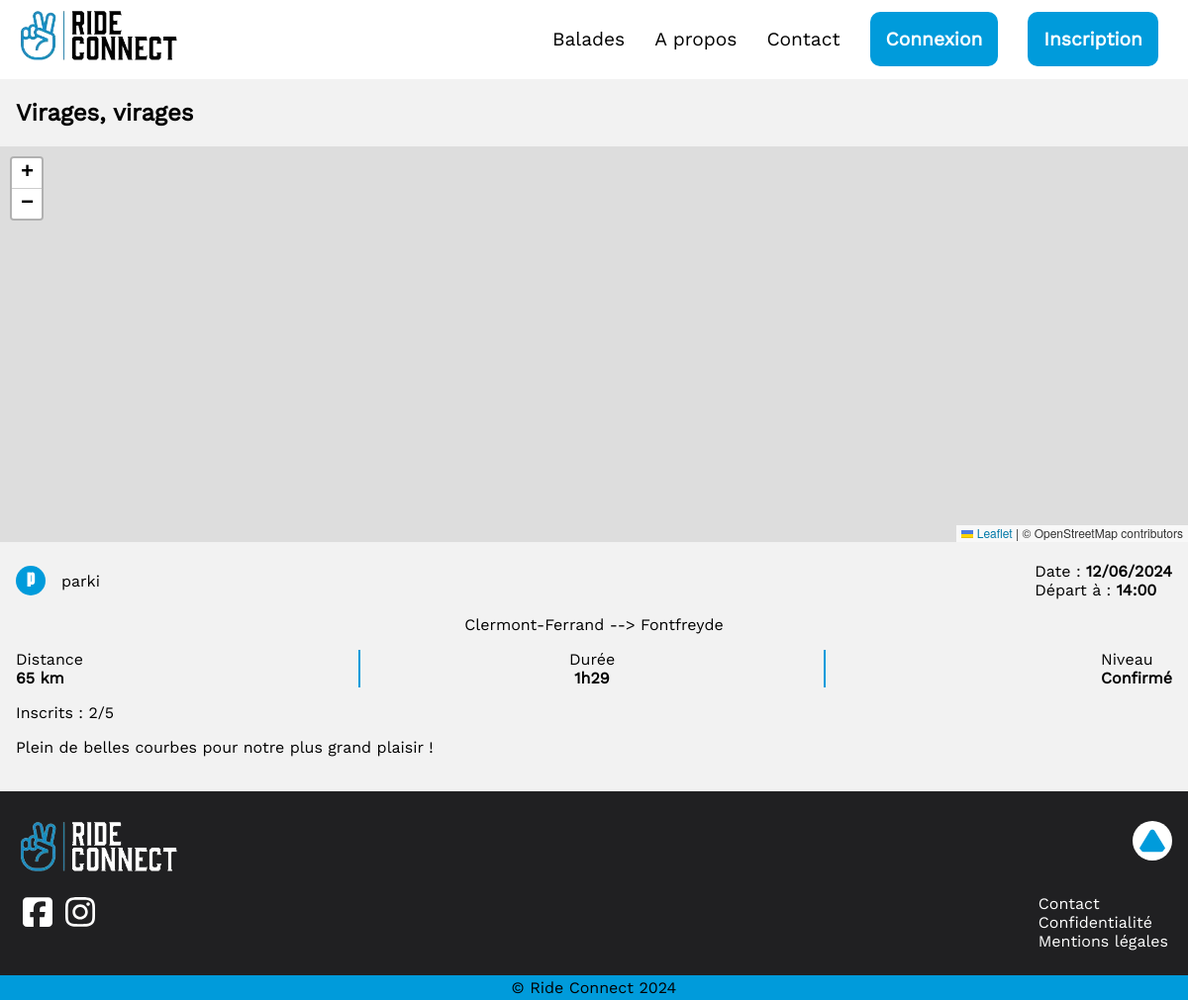
The app's page /balades/8 with its own data.
### tables this page shows
CREATE TABLE `balade` (
  `idBalade` int(11) NOT NULL,
  `title` varchar(30) DEFAULT NULL,
  `date` date NOT NULL,
  `time` time NOT NULL,
  `length` int(11) NOT NULL,
  `duration` decimal(6,2) NOT NULL,
  `difficulty` varchar(20) DEFAULT NULL,
  `partNumber` int(11) NOT NULL,
  `startPoint` varchar(50) DEFAULT NULL,
  `arrival` varchar(50) DEFAULT NULL,
  `department` varchar(50) DEFAULT NULL,
  `region` varchar(50) DEFAULT NULL,
  `meetingPoint` varchar(100) NOT NULL,
  `precisions` text NOT NULL,
  `map` geometry DEFAULT NULL,
  `waypoints` text DEFAULT NULL,
  `idUser` int(11) NOT NULL
);

CREATE TABLE `_user` (
  `idUser` int(11) NOT NULL,
  `email` varchar(50) DEFAULT NULL,
  `password` varchar(200) DEFAULT NULL,
  `pseudo` varchar(15) NOT NULL,
  `name` varchar(50) DEFAULT NULL,
  `firstname` varchar(50) DEFAULT NULL,
  `isAdmin` tinyint(1) DEFAULT 0
);

### app/controllers/rideDetailsController.php (called while the page is built, shortened)
<?php
class RideDetailsController extends RideModel{
    public function index() {
        $ride = $this->getRide('', 3);
        $params = ['idBalade' => $ride->idBalade];
        $pseudo = $this->getCreatorPseudo($ride, $params);
        $participants = new ParticipantModel;
        $partQuantity = $participants->getParticipantsNumber($ride->idBalade);
        include ROOT.'/app/views/rideDetails.php';
    }
}

### index.php (called while the page is built, shortened)
<?php
$routage = new routage;
$routage->start();
?>

### app/models/model.php (called while the page is built, shortened)
<?php
class Model extends DbConnector {
    protected $table;
    public function request(string $sql, array $params = null) {
        $this->db = DbConnector::getInstance();
        if ($params !== null) {
            $query = $this->db->prepare($sql);
            $query->execute($params);
            return $query;
        }
        else {
            return $this->db->query($sql);
        }
    }
    public function findBy(array $params) {
        $fields = [];
        $values = [];
        foreach($params as $field => $value){
            $fields[] = "$field = ?";
            $values[] = $value;
        }
        $fieldsList = implode(' AND ', $fields);
        $result = $this->request('SELECT * FROM '.$this->table.' WHERE '.$fieldsList, $values)->fetchAll();
        return $result;
    }
    public function findOneByOneParam(string $field, string $value) {
        $result = $this->request('SELECT * FROM '.$this->table.' WHERE '.$field.'= ?', [$value])->fetch();
        return $result;
    }
    public function findSomeWithJoin(array $columns = [], array $joinParams = [], array $params = []) {
        if (empty($columns)) {
            $columnsList = ' * ';
        }
        else {
            $columnsList = implode(', ', $columns);
        }
        $query = 'SELECT '.$columnsList.' FROM ' .$this->table;
        if (!empty($joinParams)) {
            foreach($joinParams as $joinParam) {
                $query .= ' JOIN ' .$joinParam['table'].' ON '.$joinParam['condition'];
            }
        }
        $where = '';
        $values = [];
        if (!empty($params)) {
            $where = ' WHERE ';
            $fields = [];
            foreach($params as $field => $value) {
                $fields[] = "$field = ?";
                $values[] = $value;
            }
            $where .= implode(' AND ', $fields);
        }
        $query .= $where;
        $result = $this->request($query, $values)->fetchAll();
        return $result;
    }
}

### app/models/DbConnector.php (called while the page is built, shortened)
<?php
class DbConnector extends PDO {
    private static $instance;
    public static function getInstance(): ?self {
        if(self::$instance === null) {
            try {
                self::$instance = new self();
            } catch(PDOException $e) {
                error_log($e->getMessage());
                $_SESSION['error'] = "Cette fonctionnalité est actuellement indisponible. Nos excuses pour la gêne occasionée.";
                return null;
            }
        }
        return self::$instance;
    }
}

### app/models/rideModel.php (called while the page is built, shortened)
<?php
class RideModel extends Model {
    public function __construct() {
        $this->table = 'balade';
    }
    protected function getCreatorPseudo($ride, $params) {
        $columns = ['_user.pseudo'];
        $joinParams = [
            [
            'table' => '_user',
            'condition' => 'balade.idUser = _user.idUser'
            ]
        ];
        return $this->findSomeWithJoin($columns, $joinParams, $params);
    }
    public function getRide(string $action, int $pos) {
        $url = $_SERVER['REQUEST_URI'];
        $explodeURL = explode('/', $url);
        $id = end($explodeURL);
        if(strpos($url, $action) !== false) {
            $id = $explodeURL[$pos];
        }
        if (isset($id) && !empty($id) && ctype_digit($id)) {
            return($this->findOneByOneParam('idBalade', $id));
        }
    }
}

### app/models/participantModel.php (called while the page is built, shortened)
<?php
class ParticipantModel extends Model {
    public function __construct() {
        $this->table = 'participate';
    }
    public function getParticipantsNumber(int $idBalade) {
        $result = $this->findBy(['idBalade' => $idBalade]);
        if($result) {
            $participants = count($result);
            return $participants;
        }
        else return 0;
    }
}

### app/views/rideDetails.php (the view, shortened to what this page needs)
<?php include ROOT.'/app/views/header.php'; ?>
<main id="rideDetailsPage">
    <h2><?= $ride->title ?></h2>
    <figure>
        <div id="mapDetails"></div>
    </figure>
    <div class="container">
        <div class="flexBetween">
            <div class="flex">
                <p class="bold particle"><?= substr($pseudo[0]->pseudo, 0, 1) ?></p>
                <p><?= $pseudo[0]->pseudo ?></p>
            </div>
            <div>
                <p>Date : <span class="bold"><?= date("d/m/Y", strtotime($ride->date)) ?></span></p>
                <p>Départ à : <span class="bold"><?= substr($ride->time, 0, 5) ?></span></p>
            </div>
        </div>
        <p id="startEnd"><?= $ride->startPoint ?> --> <?= $ride->arrival ?></p>
        <div id="rideInfos" class="flexBetween">
            <p>Distance<br><span class="bold"><?= $ride->length ?> km</span></p>
            <p>Durée<br>
                <span class="bold">
                    <?php
                        if((($ride->duration)/60) < 1) {
                            echo (round(($ride->duration)%60).' min');
                        }
                        else {
                            echo (floor(($ride->duration)/60).'h'.sprintf('%02d', (round(($ride->duration)%60)))) ;
                        }
                    ?>
                </span>
            </p>
            <p>Niveau<br><span class="bold"><?= ucfirst($ride->difficulty) ?></span></p>
        </div>
        <p>Inscrits : <?= $partQuantity ?>/<?= $ride->partNumber ?></p>
        <div id="preciGPS">
            <p><?= $ride->precisions ?></p>
        </div>
    </div>
    <p class="isConnected"><?php if (isset($_SESSION['message']) && !empty($_SESSION['message'])) {echo $_SESSION['message']; unset($_SESSION['message']);}?></p>
</main>
<?php include ROOT.'/app/views/footer.php'; ?>

### public/styles/style.css (style rules this page uses)
* { margin: 0; padding: 0; }
body, html { font-size: 1rem; }
body { font-family: "Work Sans"; background-color: #F2F2F2; }
main { min-height: 70vh; padding-top: 10vh; }
.container { max-width: 1400px; margin: 0 auto; }
.particle { background-color: #009BDB; color: white; font-family: "Anton"; border-radius: 50%; width: 30px; height: 30px; text-align: center; }
.flex { display: flex; }
.isConnected { text-align: center; height: 15px; }
#rideDetailsPage #mapDetails { height: 400px; z-index: 900; }
#rideDetailsPage .container, #rideDetailsPage h2 { margin: 20px 16px; }
#rideDetailsPage div .flex { display: flex; align-items: center; }
#rideDetailsPage .bold { font-weight: 800; }
#rideDetailsPage .particle { margin-right: 16px; }
#rideDetailsPage div .flexBetween { display: flex; justify-content: space-between; margin-bottom: 16px; }
#rideDetailsPage #startEnd { text-align: center; margin-bottom: 16px; }
#rideDetailsPage #rideInfos p:nth-of-type(2) { border-left: solid 2px #009BDB; border-right: solid 2px #009BDB; text-align: center; width: 40%; }
#rideDetailsPage #preciGPS { display: flex; margin: 16px 0; }

### records on screen
balade: title "Virages, virages", date "12/06/2024", time "14:00", startPoint "Clermont-Ferrand", arrival "Fontfreyde", length "65", floor(($ride->duration)/60) "1", ($ride->duration)%60 "29", difficulty "Confirmé", partNumber "5", precisions "Plein de belles courbes pour notre plus grand plaisir !"
_user: pseudo "p", pseudo "parki"

### other values on screen
$partQuantity "2"
